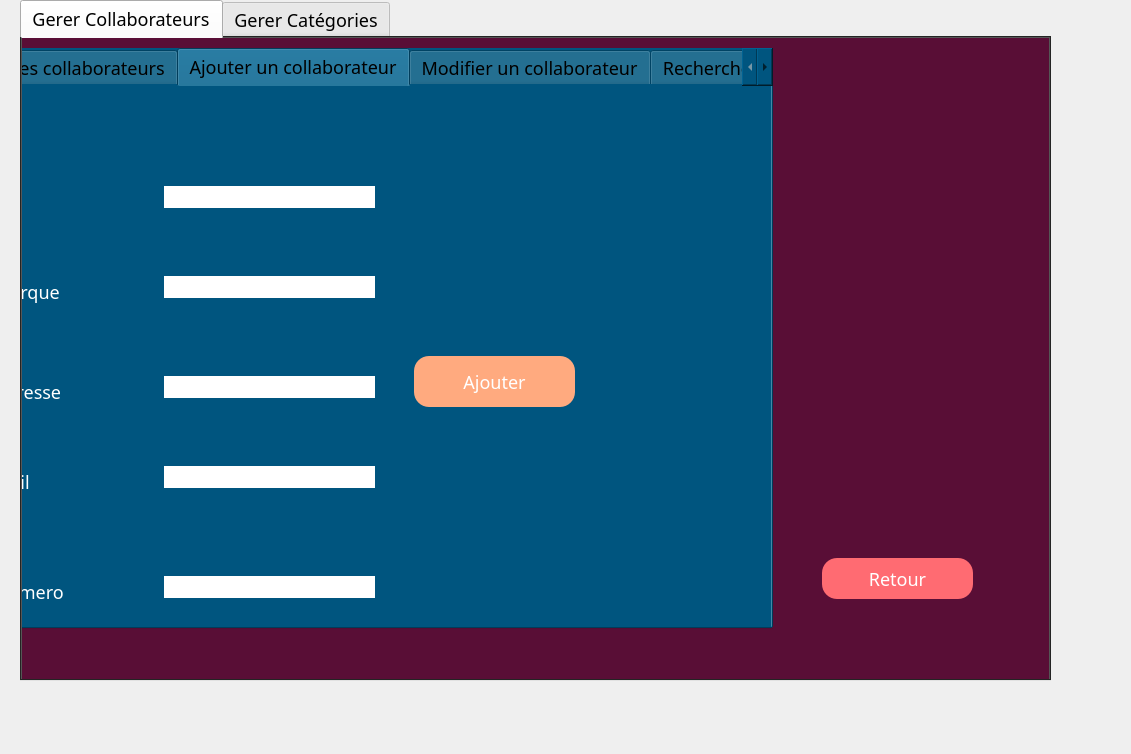
<?xml version="1.0" encoding="UTF-8"?>
<ui version="4.0">
 <class>collab_categorie</class>
 <widget class="QDialog" name="collab_categorie">
  <property name="geometry">
   <rect>
    <x>0</x>
    <y>0</y>
    <width>1131</width>
    <height>754</height>
   </rect>
  </property>
  <property name="windowTitle">
   <string>Dialog</string>
  </property>
  <widget class="QTabWidget" name="tabWidget">
   <property name="geometry">
    <rect>
     <x>20</x>
     <y>0</y>
     <width>1031</width>
     <height>681</height>
    </rect>
   </property>
   <property name="styleSheet">
    <string notr="true">*{
	
	
	background-image: url(:/img/ressources/2.png);
	

		

font-family:century gothic;
font-size:18px;
}
QTabWidget
{
 background:#333;
}


QFrame
{
 background:#333;
	background-color: rgb(107, 107, 107);
	background-color: rgb(188, 193, 101);
	background-color: rgb(191, 165, 165);
	background-color: rgb(89, 14, 54);
	
}


QPushButton
{
background:red;
	background-color: rgb(255, 107, 114);
border-raduis:60px;
}
QLabel
{
color:white;
}
QPushButton
{
color:white;
border-radius:15px;
}
QPushButton:hover
{
color:#333;
border-raduis:15px;
background:#49ebff;
}
QLineEdit
{
background:transparent;
border:none;
color:#ffffff;
color: rgb(62, 124, 61);
	color: rgb(0, 255, 213);
	
border-button:3ptx solid #ffffff;
	color: rgb(6, 255, 56);
	
}
QComboBox
{
background:transparent;
border:none;
color:#717072;
border-bottom:1px solid #717072 }</string>
   </property>
   <property name="currentIndex">
    <number>0</number>
   </property>
   <widget class="QWidget" name="gerer_collab">
    <attribute name="title">
     <string>Gerer Collaborateurs</string>
    </attribute>
    <widget class="QTabWidget" name="tabWidget_2">
     <property name="geometry">
      <rect>
       <x>-90</x>
       <y>10</y>
       <width>841</width>
       <height>581</height>
      </rect>
     </property>
     <property name="styleSheet">
      <string notr="true">background-color: rgb(0, 85, 127);</string>
     </property>
     <property name="currentIndex">
      <number>1</number>
     </property>
     <widget class="QWidget" name="tabcollaborateur22">
      <attribute name="title">
       <string>Afficher les collaborateurs</string>
      </attribute>
      <widget class="QPushButton" name="pb_supprimer">
       <property name="geometry">
        <rect>
         <x>830</x>
         <y>50</y>
         <width>200</width>
         <height>50</height>
        </rect>
       </property>
       <property name="styleSheet">
        <string notr="true">background-color: rgb(255, 170, 127);
font: 10pt &quot;MS Shell Dlg 2&quot;;</string>
       </property>
       <property name="text">
        <string>Supprimer</string>
       </property>
      </widget>
      <widget class="QTableView" name="tabcollaborateur">
       <property name="geometry">
        <rect>
         <x>20</x>
         <y>20</y>
         <width>731</width>
         <height>461</height>
        </rect>
       </property>
       <property name="styleSheet">
        <string notr="true">background-color: rgb(255, 255, 255);</string>
       </property>
      </widget>
      <widget class="QLineEdit" name="lineEdit_id_collab_2">
       <property name="geometry">
        <rect>
         <x>830</x>
         <y>120</y>
         <width>200</width>
         <height>50</height>
        </rect>
       </property>
       <property name="styleSheet">
        <string notr="true">background-color: rgb(255, 255, 255);
font: 9pt &quot;MS Shell Dlg 2&quot;;</string>
       </property>
       <property name="placeholderText">
        <string>              ID</string>
       </property>
      </widget>
      <widget class="QRadioButton" name="radioB_tri_id">
       <property name="geometry">
        <rect>
         <x>820</x>
         <y>330</y>
         <width>161</width>
         <height>20</height>
        </rect>
       </property>
       <property name="styleSheet">
        <string notr="true">color: rgb(255, 255, 255);
font: 11pt &quot;MS Shell Dlg 2&quot;;</string>
       </property>
       <property name="text">
        <string>Trier par id</string>
       </property>
      </widget>
      <widget class="QRadioButton" name="radioB_tri_adresse">
       <property name="geometry">
        <rect>
         <x>820</x>
         <y>450</y>
         <width>161</width>
         <height>20</height>
        </rect>
       </property>
       <property name="styleSheet">
        <string notr="true">color: rgb(255, 255, 255);
font: 11pt &quot;MS Shell Dlg 2&quot;;</string>
       </property>
       <property name="text">
        <string>Trier par adresse</string>
       </property>
      </widget>
      <widget class="QRadioButton" name="radioB_tri_marque">
       <property name="geometry">
        <rect>
         <x>820</x>
         <y>390</y>
         <width>161</width>
         <height>20</height>
        </rect>
       </property>
       <property name="styleSheet">
        <string notr="true">color: rgb(255, 255, 255);
font: 11pt &quot;MS Shell Dlg 2&quot;;</string>
       </property>
       <property name="text">
        <string>Trier par marque</string>
       </property>
      </widget>
      <widget class="QPushButton" name="pb_imprimer">
       <property name="geometry">
        <rect>
         <x>830</x>
         <y>190</y>
         <width>200</width>
         <height>50</height>
        </rect>
       </property>
       <property name="styleSheet">
        <string notr="true">background-color: rgb(255, 170, 127);
font: 10pt &quot;MS Shell Dlg 2&quot;;</string>
       </property>
       <property name="text">
        <string>Imprimer</string>
       </property>
      </widget>
      <widget class="QLineEdit" name="lineEdit1">
       <property name="geometry">
        <rect>
         <x>830</x>
         <y>260</y>
         <width>200</width>
         <height>50</height>
        </rect>
       </property>
       <property name="styleSheet">
        <string notr="true">background-color: rgb(255, 255, 255);
font: 9pt &quot;MS Shell Dlg 2&quot;;</string>
       </property>
       <property name="placeholderText">
        <string>                ID</string>
       </property>
      </widget>
     </widget>
     <widget class="QWidget" name="ajouter_collab">
      <attribute name="title">
       <string>Ajouter un collaborateur</string>
      </attribute>
      <widget class="QLabel" name="label_id">
       <property name="geometry">
        <rect>
         <x>60</x>
         <y>80</y>
         <width>111</width>
         <height>51</height>
        </rect>
       </property>
       <property name="styleSheet">
        <string notr="true">font: 12pt &quot;MS Shell Dlg 2&quot;;
color: rgb(255, 255, 255);</string>
       </property>
       <property name="text">
        <string>Id</string>
       </property>
      </widget>
      <widget class="QLabel" name="label_marque">
       <property name="geometry">
        <rect>
         <x>60</x>
         <y>180</y>
         <width>101</width>
         <height>51</height>
        </rect>
       </property>
       <property name="styleSheet">
        <string notr="true">font: 12pt &quot;MS Shell Dlg 2&quot;;
color: rgb(255, 255, 255);</string>
       </property>
       <property name="text">
        <string>Marque</string>
       </property>
      </widget>
      <widget class="QLabel" name="label_adresse">
       <property name="geometry">
        <rect>
         <x>60</x>
         <y>280</y>
         <width>101</width>
         <height>51</height>
        </rect>
       </property>
       <property name="styleSheet">
        <string notr="true">font: 12pt &quot;MS Shell Dlg 2&quot;;
color: rgb(255, 255, 255);</string>
       </property>
       <property name="text">
        <string>Adresse</string>
       </property>
      </widget>
      <widget class="QLabel" name="label_mail">
       <property name="geometry">
        <rect>
         <x>60</x>
         <y>370</y>
         <width>101</width>
         <height>51</height>
        </rect>
       </property>
       <property name="styleSheet">
        <string notr="true">font: 12pt &quot;MS Shell Dlg 2&quot;;
color: rgb(255, 255, 255);</string>
       </property>
       <property name="text">
        <string>Mail</string>
       </property>
      </widget>
      <widget class="QLabel" name="label_numero">
       <property name="geometry">
        <rect>
         <x>60</x>
         <y>480</y>
         <width>91</width>
         <height>51</height>
        </rect>
       </property>
       <property name="styleSheet">
        <string notr="true">font: 12pt &quot;MS Shell Dlg 2&quot;;
color: rgb(255, 255, 255);</string>
       </property>
       <property name="text">
        <string>Numero</string>
       </property>
      </widget>
      <widget class="QLineEdit" name="lineEdit_id_collab">
       <property name="geometry">
        <rect>
         <x>230</x>
         <y>100</y>
         <width>211</width>
         <height>22</height>
        </rect>
       </property>
       <property name="styleSheet">
        <string notr="true">background-color: rgb(255, 255, 255);
font: 9pt &quot;MS Shell Dlg 2&quot;;</string>
       </property>
      </widget>
      <widget class="QLineEdit" name="lineEdit_marque_collab">
       <property name="geometry">
        <rect>
         <x>230</x>
         <y>190</y>
         <width>211</width>
         <height>22</height>
        </rect>
       </property>
       <property name="styleSheet">
        <string notr="true">background-color: rgb(255, 255, 255);
font: 9pt &quot;MS Shell Dlg 2&quot;;</string>
       </property>
      </widget>
      <widget class="QLineEdit" name="lineEdit_adresse_collab">
       <property name="geometry">
        <rect>
         <x>230</x>
         <y>290</y>
         <width>211</width>
         <height>22</height>
        </rect>
       </property>
       <property name="styleSheet">
        <string notr="true">background-color: rgb(255, 255, 255);
font: 9pt &quot;MS Shell Dlg 2&quot;;</string>
       </property>
      </widget>
      <widget class="QLineEdit" name="lineEdit_mail_collab">
       <property name="geometry">
        <rect>
         <x>230</x>
         <y>380</y>
         <width>211</width>
         <height>22</height>
        </rect>
       </property>
       <property name="styleSheet">
        <string notr="true">background-color: rgb(255, 255, 255);
font: 9pt &quot;MS Shell Dlg 2&quot;;</string>
       </property>
      </widget>
      <widget class="QLineEdit" name="lineEdit_numero_collab">
       <property name="geometry">
        <rect>
         <x>230</x>
         <y>490</y>
         <width>211</width>
         <height>22</height>
        </rect>
       </property>
       <property name="styleSheet">
        <string notr="true">background-color: rgb(255, 255, 255);
font: 9pt &quot;MS Shell Dlg 2&quot;;</string>
       </property>
      </widget>
      <widget class="QPushButton" name="pb_ajouter">
       <property name="geometry">
        <rect>
         <x>480</x>
         <y>270</y>
         <width>161</width>
         <height>51</height>
        </rect>
       </property>
       <property name="styleSheet">
        <string notr="true">background-color: rgb(255, 170, 127);
font: 10pt &quot;MS Shell Dlg 2&quot;;</string>
       </property>
       <property name="text">
        <string>Ajouter</string>
       </property>
      </widget>
     </widget>
     <widget class="QWidget" name="modifier_collab">
      <attribute name="title">
       <string>Modifier un collaborateur</string>
      </attribute>
      <widget class="QLabel" name="label_6">
       <property name="geometry">
        <rect>
         <x>50</x>
         <y>70</y>
         <width>81</width>
         <height>51</height>
        </rect>
       </property>
       <property name="styleSheet">
        <string notr="true">color: rgb(255, 255, 255);
font: 12pt &quot;MS Shell Dlg 2&quot;;</string>
       </property>
       <property name="text">
        <string>Id</string>
       </property>
      </widget>
      <widget class="QLabel" name="label_7">
       <property name="geometry">
        <rect>
         <x>50</x>
         <y>160</y>
         <width>81</width>
         <height>51</height>
        </rect>
       </property>
       <property name="styleSheet">
        <string notr="true">color: rgb(255, 255, 255);
font: 12pt &quot;MS Shell Dlg 2&quot;;</string>
       </property>
       <property name="text">
        <string>Marque</string>
       </property>
      </widget>
      <widget class="QLabel" name="label_8">
       <property name="geometry">
        <rect>
         <x>50</x>
         <y>260</y>
         <width>81</width>
         <height>51</height>
        </rect>
       </property>
       <property name="styleSheet">
        <string notr="true">color: rgb(255, 255, 255);
font: 12pt &quot;MS Shell Dlg 2&quot;;</string>
       </property>
       <property name="text">
        <string>Adresse</string>
       </property>
      </widget>
      <widget class="QLabel" name="label_9">
       <property name="geometry">
        <rect>
         <x>50</x>
         <y>360</y>
         <width>71</width>
         <height>51</height>
        </rect>
       </property>
       <property name="styleSheet">
        <string notr="true">color: rgb(255, 255, 255);
font: 12pt &quot;MS Shell Dlg 2&quot;;</string>
       </property>
       <property name="text">
        <string>Mail</string>
       </property>
      </widget>
      <widget class="QLabel" name="label_10">
       <property name="geometry">
        <rect>
         <x>50</x>
         <y>460</y>
         <width>71</width>
         <height>61</height>
        </rect>
       </property>
       <property name="styleSheet">
        <string notr="true">color: rgb(255, 255, 255);
font: 12pt &quot;MS Shell Dlg 2&quot;;</string>
       </property>
       <property name="text">
        <string>Numero</string>
       </property>
      </widget>
      <widget class="QLineEdit" name="lineEdit_id_collab_3">
       <property name="geometry">
        <rect>
         <x>210</x>
         <y>90</y>
         <width>231</width>
         <height>22</height>
        </rect>
       </property>
       <property name="styleSheet">
        <string notr="true">background-color: rgb(255, 255, 255);
font: 9pt &quot;MS Shell Dlg 2&quot;;</string>
       </property>
       <property name="text">
        <string/>
       </property>
      </widget>
      <widget class="QLineEdit" name="lineEdit_marque_collab_3">
       <property name="geometry">
        <rect>
         <x>210</x>
         <y>190</y>
         <width>231</width>
         <height>22</height>
        </rect>
       </property>
       <property name="styleSheet">
        <string notr="true">background-color: rgb(255, 255, 255);
font: 9pt &quot;MS Shell Dlg 2&quot;;</string>
       </property>
      </widget>
      <widget class="QLineEdit" name="lineEdit_adresse_collab_3">
       <property name="geometry">
        <rect>
         <x>210</x>
         <y>280</y>
         <width>231</width>
         <height>22</height>
        </rect>
       </property>
       <property name="styleSheet">
        <string notr="true">background-color: rgb(255, 255, 255);
font: 9pt &quot;MS Shell Dlg 2&quot;;</string>
       </property>
      </widget>
      <widget class="QLineEdit" name="lineEdit_mail_collab_3">
       <property name="geometry">
        <rect>
         <x>210</x>
         <y>380</y>
         <width>231</width>
         <height>22</height>
        </rect>
       </property>
       <property name="styleSheet">
        <string notr="true">background-color: rgb(255, 255, 255);
font: 9pt &quot;MS Shell Dlg 2&quot;;</string>
       </property>
      </widget>
      <widget class="QLineEdit" name="lineEdit_numero_collab_3">
       <property name="geometry">
        <rect>
         <x>210</x>
         <y>480</y>
         <width>231</width>
         <height>22</height>
        </rect>
       </property>
       <property name="styleSheet">
        <string notr="true">background-color: rgb(255, 255, 255);
font: 9pt &quot;MS Shell Dlg 2&quot;;</string>
       </property>
      </widget>
      <widget class="QPushButton" name="pb_modifier_collab">
       <property name="geometry">
        <rect>
         <x>800</x>
         <y>340</y>
         <width>191</width>
         <height>41</height>
        </rect>
       </property>
       <property name="styleSheet">
        <string notr="true">background-color: rgb(255, 170, 127);
font: 10pt &quot;MS Shell Dlg 2&quot;;</string>
       </property>
       <property name="text">
        <string>Modifier</string>
       </property>
      </widget>
     </widget>
     <widget class="QWidget" name="rechercher_collab">
      <attribute name="title">
       <string>Rechercher un collaborateur</string>
      </attribute>
      <widget class="QLabel" name="label_15">
       <property name="geometry">
        <rect>
         <x>50</x>
         <y>100</y>
         <width>101</width>
         <height>61</height>
        </rect>
       </property>
       <property name="styleSheet">
        <string notr="true">color: rgb(255, 255, 255);
font: 12pt &quot;MS Shell Dlg 2&quot;;</string>
       </property>
       <property name="text">
        <string>Id</string>
       </property>
      </widget>
      <widget class="QTableView" name="collab_trouve">
       <property name="geometry">
        <rect>
         <x>30</x>
         <y>380</y>
         <width>621</width>
         <height>141</height>
        </rect>
       </property>
       <property name="styleSheet">
        <string notr="true">background-color: rgb(255, 255, 255);</string>
       </property>
      </widget>
      <widget class="QLineEdit" name="lineEdit_id_collab_4">
       <property name="geometry">
        <rect>
         <x>150</x>
         <y>120</y>
         <width>201</width>
         <height>22</height>
        </rect>
       </property>
       <property name="styleSheet">
        <string notr="true">background-color: rgb(255, 255, 255);
font: 9pt &quot;MS Shell Dlg 2&quot;;</string>
       </property>
      </widget>
      <widget class="QPushButton" name="pb_rechercher_id">
       <property name="geometry">
        <rect>
         <x>440</x>
         <y>110</y>
         <width>201</width>
         <height>41</height>
        </rect>
       </property>
       <property name="styleSheet">
        <string notr="true">background-color: rgb(255, 170, 127);
font: 10pt &quot;MS Shell Dlg 2&quot;;</string>
       </property>
       <property name="text">
        <string>Rechercher par id</string>
       </property>
      </widget>
      <widget class="QLabel" name="label_18">
       <property name="geometry">
        <rect>
         <x>50</x>
         <y>200</y>
         <width>101</width>
         <height>41</height>
        </rect>
       </property>
       <property name="styleSheet">
        <string notr="true">color: rgb(255, 255, 255);
font: 12pt &quot;MS Shell Dlg 2&quot;;</string>
       </property>
       <property name="text">
        <string>Marque</string>
       </property>
      </widget>
      <widget class="QLabel" name="label_19">
       <property name="geometry">
        <rect>
         <x>50</x>
         <y>290</y>
         <width>81</width>
         <height>41</height>
        </rect>
       </property>
       <property name="styleSheet">
        <string notr="true">color: rgb(255, 255, 255);
font: 12pt &quot;MS Shell Dlg 2&quot;;</string>
       </property>
       <property name="text">
        <string>Adresse</string>
       </property>
      </widget>
      <widget class="QLineEdit" name="lineEdit_marque_collab_4">
       <property name="geometry">
        <rect>
         <x>150</x>
         <y>210</y>
         <width>201</width>
         <height>22</height>
        </rect>
       </property>
       <property name="styleSheet">
        <string notr="true">background-color: rgb(255, 255, 255);
font: 9pt &quot;MS Shell Dlg 2&quot;;</string>
       </property>
      </widget>
      <widget class="QLineEdit" name="lineEdit_adresse_collab_4">
       <property name="geometry">
        <rect>
         <x>150</x>
         <y>300</y>
         <width>201</width>
         <height>22</height>
        </rect>
       </property>
       <property name="styleSheet">
        <string notr="true">background-color: rgb(255, 255, 255);
font: 9pt &quot;MS Shell Dlg 2&quot;;</string>
       </property>
      </widget>
      <widget class="QPushButton" name="pb_rechercher_marque">
       <property name="geometry">
        <rect>
         <x>440</x>
         <y>197</y>
         <width>201</width>
         <height>41</height>
        </rect>
       </property>
       <property name="styleSheet">
        <string notr="true">background-color: rgb(255, 170, 127);
font: 10pt &quot;MS Shell Dlg 2&quot;;</string>
       </property>
       <property name="text">
        <string>Rechercher par marque</string>
       </property>
      </widget>
      <widget class="QPushButton" name="pb_rechercher_adresse">
       <property name="geometry">
        <rect>
         <x>440</x>
         <y>287</y>
         <width>201</width>
         <height>41</height>
        </rect>
       </property>
       <property name="styleSheet">
        <string notr="true">background-color: rgb(255, 170, 127);
font: 10pt &quot;MS Shell Dlg 2&quot;;</string>
       </property>
       <property name="text">
        <string>Rechercher par adresse</string>
       </property>
      </widget>
     </widget>
    </widget>
    <widget class="QPushButton" name="pushButton_10">
     <property name="geometry">
      <rect>
       <x>800</x>
       <y>520</y>
       <width>151</width>
       <height>41</height>
      </rect>
     </property>
     <property name="text">
      <string>Retour</string>
     </property>
    </widget>
   </widget>
   <widget class="QWidget" name="gerer_cat">
    <attribute name="title">
     <string>Gerer Catégories</string>
    </attribute>
    <widget class="QTabWidget" name="tabWidget_3">
     <property name="geometry">
      <rect>
       <x>10</x>
       <y>10</y>
       <width>1241</width>
       <height>621</height>
      </rect>
     </property>
     <property name="styleSheet">
      <string notr="true">background-color: rgb(0, 85, 127);</string>
     </property>
     <property name="currentIndex">
      <number>0</number>
     </property>
     <widget class="QWidget" name="ajouter_cat">
      <attribute name="title">
       <string>Ajouter une catégorie</string>
      </attribute>
      <widget class="QLabel" name="label_2">
       <property name="geometry">
        <rect>
         <x>50</x>
         <y>80</y>
         <width>111</width>
         <height>51</height>
        </rect>
       </property>
       <property name="styleSheet">
        <string notr="true">color: rgb(255, 255, 255);
font: 12pt &quot;MS Shell Dlg 2&quot;;</string>
       </property>
       <property name="text">
        <string>Id</string>
       </property>
      </widget>
      <widget class="QLabel" name="label_3">
       <property name="geometry">
        <rect>
         <x>50</x>
         <y>190</y>
         <width>231</width>
         <height>61</height>
        </rect>
       </property>
       <property name="styleSheet">
        <string notr="true">color: rgb(255, 255, 255);
font: 12pt &quot;MS Shell Dlg 2&quot;;</string>
       </property>
       <property name="text">
        <string>Date de début de contrat</string>
       </property>
      </widget>
      <widget class="QLabel" name="label_4">
       <property name="geometry">
        <rect>
         <x>50</x>
         <y>320</y>
         <width>231</width>
         <height>71</height>
        </rect>
       </property>
       <property name="styleSheet">
        <string notr="true">color: rgb(255, 255, 255);
font: 12pt &quot;MS Shell Dlg 2&quot;;</string>
       </property>
       <property name="text">
        <string>Date de fin de contrat</string>
       </property>
      </widget>
      <widget class="QLabel" name="label_5">
       <property name="geometry">
        <rect>
         <x>50</x>
         <y>460</y>
         <width>141</width>
         <height>71</height>
        </rect>
       </property>
       <property name="styleSheet">
        <string notr="true">color: rgb(255, 255, 255);
font: 12pt &quot;MS Shell Dlg 2&quot;;</string>
       </property>
       <property name="text">
        <string>Domaine</string>
       </property>
      </widget>
      <widget class="QLineEdit" name="lineEdit_id_cat">
       <property name="geometry">
        <rect>
         <x>340</x>
         <y>100</y>
         <width>231</width>
         <height>20</height>
        </rect>
       </property>
       <property name="styleSheet">
        <string notr="true">background-color: rgb(255, 255, 255);
font: 9pt &quot;MS Shell Dlg 2&quot;;</string>
       </property>
      </widget>
      <widget class="QLineEdit" name="lineEdit_DC_cat">
       <property name="geometry">
        <rect>
         <x>340</x>
         <y>210</y>
         <width>231</width>
         <height>21</height>
        </rect>
       </property>
       <property name="styleSheet">
        <string notr="true">background-color: rgb(255, 255, 255);
font: 9pt &quot;MS Shell Dlg 2&quot;;</string>
       </property>
      </widget>
      <widget class="QLineEdit" name="lineEdit_FC_cat">
       <property name="geometry">
        <rect>
         <x>340</x>
         <y>340</y>
         <width>231</width>
         <height>21</height>
        </rect>
       </property>
       <property name="styleSheet">
        <string notr="true">background-color: rgb(255, 255, 255);
font: 9pt &quot;MS Shell Dlg 2&quot;;</string>
       </property>
      </widget>
      <widget class="QLineEdit" name="lineEdit_domaine_cat">
       <property name="geometry">
        <rect>
         <x>340</x>
         <y>490</y>
         <width>231</width>
         <height>21</height>
        </rect>
       </property>
       <property name="styleSheet">
        <string notr="true">background-color: rgb(255, 255, 255);
font: 9pt &quot;MS Shell Dlg 2&quot;;</string>
       </property>
      </widget>
      <widget class="QPushButton" name="pb_ajouter_cat">
       <property name="geometry">
        <rect>
         <x>880</x>
         <y>320</y>
         <width>171</width>
         <height>51</height>
        </rect>
       </property>
       <property name="styleSheet">
        <string notr="true">background-color: rgb(255, 170, 127);
font: 10pt &quot;MS Shell Dlg 2&quot;;</string>
       </property>
       <property name="text">
        <string>Ajouter</string>
       </property>
      </widget>
     </widget>
     <widget class="QWidget" name="afficher_cat">
      <attribute name="title">
       <string>Afficher les catégories</string>
      </attribute>
      <widget class="QTableView" name="tabcategorie">
       <property name="geometry">
        <rect>
         <x>20</x>
         <y>20</y>
         <width>681</width>
         <height>411</height>
        </rect>
       </property>
       <property name="styleSheet">
        <string notr="true">background-color: rgb(255, 255, 255);</string>
       </property>
      </widget>
      <widget class="QPushButton" name="pb_supprimer_cat">
       <property name="geometry">
        <rect>
         <x>810</x>
         <y>40</y>
         <width>181</width>
         <height>41</height>
        </rect>
       </property>
       <property name="styleSheet">
        <string notr="true">background-color: rgb(255, 170, 127);
font: 10pt &quot;MS Shell Dlg 2&quot;;</string>
       </property>
       <property name="text">
        <string>Supprimer</string>
       </property>
      </widget>
      <widget class="QLabel" name="label">
       <property name="geometry">
        <rect>
         <x>770</x>
         <y>140</y>
         <width>55</width>
         <height>51</height>
        </rect>
       </property>
       <property name="styleSheet">
        <string notr="true">font: 12pt &quot;MS Shell Dlg 2&quot;;
color: rgb(255, 255, 255);</string>
       </property>
       <property name="text">
        <string>Id</string>
       </property>
      </widget>
      <widget class="QLineEdit" name="lineEdit_id_cat_2">
       <property name="geometry">
        <rect>
         <x>830</x>
         <y>150</y>
         <width>201</width>
         <height>31</height>
        </rect>
       </property>
       <property name="styleSheet">
        <string notr="true">background-color: rgb(255, 255, 255);
font: 9pt &quot;MS Shell Dlg 2&quot;;</string>
       </property>
      </widget>
     </widget>
     <widget class="QWidget" name="tab">
      <attribute name="title">
       <string>Modifier une catégorie</string>
      </attribute>
      <widget class="QLabel" name="label_11">
       <property name="geometry">
        <rect>
         <x>50</x>
         <y>90</y>
         <width>151</width>
         <height>51</height>
        </rect>
       </property>
       <property name="styleSheet">
        <string notr="true">color: rgb(255, 255, 255);
font: 12pt &quot;MS Shell Dlg 2&quot;;</string>
       </property>
       <property name="text">
        <string>Id</string>
       </property>
      </widget>
      <widget class="QLabel" name="label_12">
       <property name="geometry">
        <rect>
         <x>50</x>
         <y>200</y>
         <width>201</width>
         <height>71</height>
        </rect>
       </property>
       <property name="styleSheet">
        <string notr="true">color: rgb(255, 255, 255);
font: 12pt &quot;MS Shell Dlg 2&quot;;</string>
       </property>
       <property name="text">
        <string>Date de debut du contrat</string>
       </property>
      </widget>
      <widget class="QLabel" name="label_13">
       <property name="geometry">
        <rect>
         <x>50</x>
         <y>320</y>
         <width>201</width>
         <height>61</height>
        </rect>
       </property>
       <property name="styleSheet">
        <string notr="true">color: rgb(255, 255, 255);
font: 12pt &quot;MS Shell Dlg 2&quot;;</string>
       </property>
       <property name="text">
        <string>Date de fin du contrat</string>
       </property>
      </widget>
      <widget class="QLabel" name="label_14">
       <property name="geometry">
        <rect>
         <x>50</x>
         <y>450</y>
         <width>151</width>
         <height>61</height>
        </rect>
       </property>
       <property name="styleSheet">
        <string notr="true">color: rgb(255, 255, 255);
font: 12pt &quot;MS Shell Dlg 2&quot;;</string>
       </property>
       <property name="text">
        <string>Domaine</string>
       </property>
      </widget>
      <widget class="QLineEdit" name="lineEdit_id_cat_3">
       <property name="geometry">
        <rect>
         <x>290</x>
         <y>110</y>
         <width>231</width>
         <height>22</height>
        </rect>
       </property>
       <property name="styleSheet">
        <string notr="true">background-color: rgb(255, 255, 255);
font: 9pt &quot;MS Shell Dlg 2&quot;;</string>
       </property>
      </widget>
      <widget class="QLineEdit" name="lineEdit_DC_cat_3">
       <property name="geometry">
        <rect>
         <x>300</x>
         <y>230</y>
         <width>231</width>
         <height>22</height>
        </rect>
       </property>
       <property name="styleSheet">
        <string notr="true">background-color: rgb(255, 255, 255);
font: 9pt &quot;MS Shell Dlg 2&quot;;</string>
       </property>
      </widget>
      <widget class="QLineEdit" name="lineEdit_FC_cat_3">
       <property name="geometry">
        <rect>
         <x>290</x>
         <y>340</y>
         <width>231</width>
         <height>22</height>
        </rect>
       </property>
       <property name="styleSheet">
        <string notr="true">background-color: rgb(255, 255, 255);
font: 9pt &quot;MS Shell Dlg 2&quot;;</string>
       </property>
      </widget>
      <widget class="QLineEdit" name="lineEdit_domaine_cat_3">
       <property name="geometry">
        <rect>
         <x>290</x>
         <y>470</y>
         <width>231</width>
         <height>22</height>
        </rect>
       </property>
       <property name="styleSheet">
        <string notr="true">background-color: rgb(255, 255, 255);
font: 9pt &quot;MS Shell Dlg 2&quot;;</string>
       </property>
      </widget>
      <widget class="QPushButton" name="pb_modifier_cat">
       <property name="geometry">
        <rect>
         <x>830</x>
         <y>300</y>
         <width>181</width>
         <height>51</height>
        </rect>
       </property>
       <property name="styleSheet">
        <string notr="true">background-color: rgb(255, 170, 127);
font: 10pt &quot;MS Shell Dlg 2&quot;;</string>
       </property>
       <property name="text">
        <string>Modifier</string>
       </property>
      </widget>
     </widget>
    </widget>
   </widget>
  </widget>
 </widget>
 <resources/>
 <connections/>
</ui>
